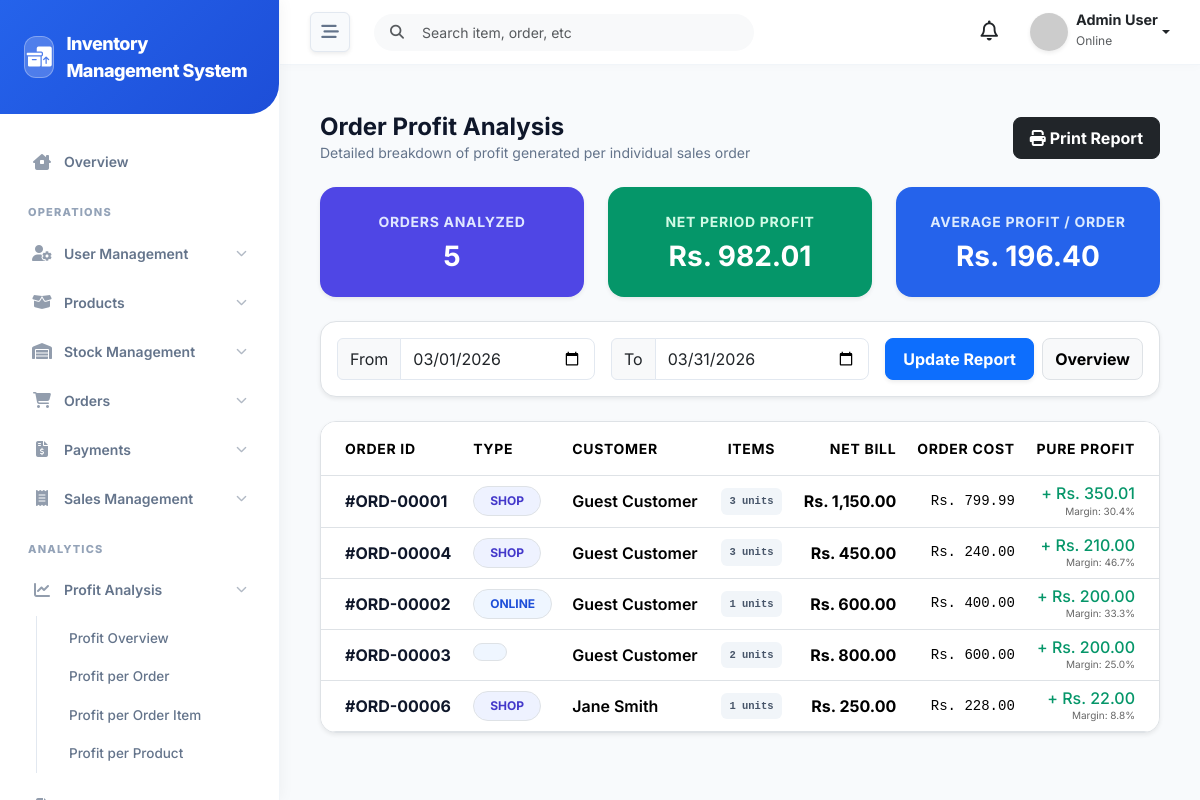
Page /admin/profit/order_profit.php (signed in) on the committed database.
### tables this page shows
CREATE TABLE `profits` (
  `id` int(11) NOT NULL,
  `reference_type` enum('order','product') NOT NULL,
  `reference_id` int(11) NOT NULL,
  `cost_price` decimal(10,2) NOT NULL,
  `selling_price` decimal(10,2) NOT NULL,
  `discount` decimal(10,2) DEFAULT 0.00,
  `profit_amount` decimal(10,2) NOT NULL,
  `created_at` timestamp NOT NULL DEFAULT current_timestamp(),
  `updated_at` timestamp NOT NULL DEFAULT current_timestamp() ON UPDATE current_timestamp()
);

CREATE TABLE `orders` (
  `id` int(11) NOT NULL,
  `customer_id` int(11) DEFAULT NULL,
  `created_by` int(11) DEFAULT NULL,
  `order_type` enum('shop','online') DEFAULT 'shop',
  `total_amount` decimal(10,2) DEFAULT NULL,
  `discount` decimal(10,2) DEFAULT 0.00,
  `delivery_charges` decimal(10,2) DEFAULT 0.00,
  `final_amount` decimal(10,2) DEFAULT NULL,
  `status` enum('pending','completed','cancelled') DEFAULT 'pending',
  `created_at` timestamp NOT NULL DEFAULT current_timestamp(),
  `updated_at` timestamp NOT NULL DEFAULT current_timestamp() ON UPDATE current_timestamp()
);

CREATE TABLE `customers` (
  `id` int(11) NOT NULL,
  `name` varchar(255) NOT NULL,
  `email` varchar(255) DEFAULT NULL,
  `phone` varchar(20) DEFAULT NULL,
  `address` text DEFAULT NULL,
  `created_at` timestamp NOT NULL DEFAULT current_timestamp()
);

### core/functions.php (called while the page is built, shortened)
<?php
function format_price($amount) {
    return "Rs. " . number_format($amount, 2);
}

### admin/profit/order_profit.php (the view, shortened to what this page needs)
<?php
require_once __DIR__ . '/../../config/db.php';
require_once __DIR__ . '/../../core/functions.php';
$page_title = "Order Profit Analysis";
$page_description = "Detailed breakdown of profit generated per individual sales order";
$from = isset($_GET['from']) ? sanitize($_GET['from']) : date('Y-m-01');
$to   = isset($_GET['to'])   ? sanitize($_GET['to'])   : date('Y-m-t');
$query = "
    SELECT pr.*,
           o.order_type,
           c.name as customer_name,
           (SELECT COUNT(*) FROM order_items WHERE order_id = o.id) as item_count
    FROM profits pr
    JOIN orders o ON pr.reference_id = o.id
    LEFT JOIN customers c ON o.customer_id = c.id
    WHERE pr.reference_type = 'order'";
$params = [];
if ($from) { $query .= " AND DATE(pr.created_at) >= ?"; $params[] = $from; }
if ($to)   { $query .= " AND DATE(pr.created_at) <= ?"; $params[] = $to; }
$query .= " ORDER BY pr.profit_amount DESC";
try {
    $stmt = $pdo->prepare($query);
    $stmt->execute($params);
    $orders = $stmt->fetchAll();
    $agg = $pdo->prepare("
        SELECT
           COUNT(*) as total_orders,
           AVG(profit_amount) as avg_profit,
           SUM(profit_amount) as net_profit
        FROM profits
        WHERE reference_type = 'order'
        AND DATE(created_at) >= ? AND DATE(created_at) <= ?
    ");
    $agg->execute([$from, $to]);
    $summary = $agg->fetch();
} catch (PDOException $e) { $orders = []; }
include '../../includes/header.php';
include '../../includes/sidebar.php';
include '../../includes/navbar.php';
?>
<div class="px-3 py-4">
    <div class="d-flex align-items-center justify-content-between mb-4">
        <div>
            <h1 class="h4 fw-bold text-slate-900 mb-0"><?= $page_title ?></h1>
            <p class="text-slate-500 small mb-0"><?= $page_description ?></p>
        </div>
        <div class="d-flex gap-2">
            <button class="btn btn-dark rounded-3 px-3 py-2 fw-bold" onclick="window.print()">
                <i class="fa-solid fa-print"></i> Print Report
            </button>
        </div>
    </div>
    <div class="row g-4 mb-4">
        <div class="col-md-4">
            <div class="bg-indigo-600 p-4 rounded-4 shadow-sm text-white text-center border-0">
                <div class="small fw-bold text-indigo-100 uppercase tracking-wider mb-2">Orders Analyzed</div>
                <div class="h3 fw-bold mb-0"><?= $summary['total_orders'] ?? 0 ?></div>
            </div>
        </div>
        <div class="col-md-4">
            <div class="bg-emerald-600 p-4 rounded-4 shadow-sm text-white text-center border-0">
                <div class="small fw-bold text-emerald-100 uppercase tracking-wider mb-2">Net Period Profit</div>
                <div class="h3 fw-bold mb-0"><?= format_price($summary['net_profit'] ?? 0) ?></div>
            </div>
        </div>
        <div class="col-md-4">
            <div class="bg-blue-600 p-4 rounded-4 shadow-sm text-white text-center border-0">
                <div class="small fw-bold text-blue-100 uppercase tracking-wider mb-2">Average Profit / Order</div>
                <div class="h3 fw-bold mb-0"><?= format_price($summary['avg_profit'] ?? 0) ?></div>
            </div>
        </div>
    </div>
    <div class="bg-white p-3 rounded-4 border border-slate-100 shadow-sm mb-4">
        <form method="GET" class="row g-3 align-items-center">
            <div class="col-lg-4">
                <div class="input-group">
                    <span class="input-group-text bg-light border-slate-200">From</span>
                    <input type="date" name="from" class="form-control rounded-end-3 py-2 border-slate-200" value="<?= htmlspecialchars($from) ?>">
                </div>
            </div>
            <div class="col-lg-4">
                <div class="input-group">
                    <span class="input-group-text bg-light border-slate-200">To</span>
                    <input type="date" name="to" class="form-control rounded-end-3 py-2 border-slate-200" value="<?= htmlspecialchars($to) ?>">
                </div>
            </div>
            <div class="col-lg-4 d-flex gap-2">
                <button type="submit" class="btn btn-primary w-100 py-2 rounded-3 fw-bold shadow-sm">Update Report</button>
                <a href="index.php" class="btn btn-light w-50 py-2 rounded-3 fw-bold border border-slate-200">Overview</a>
            </div>
        </form>
    </div>
    <div class="bg-white rounded-4 border border-slate-100 shadow-sm overflow-hidden">
        <div class="table-responsive">
            <table class="table align-middle mb-0">
                <thead>
                    <tr class="bg-slate-50 text-slate-500 small uppercase fw-bold tracking-wider">
                        <th class="ps-4 py-3">Order ID</th>
                        <th class="py-3">Type</th>
                        <th class="py-3">Customer</th>
                        <th class="py-3 text-center">Items</th>
                        <th class="py-3 text-end">Net Bill</th>
                        <th class="py-3 text-end">Order Cost</th>
                        <th class="py-3 text-end pe-4 text-emerald-600">Pure Profit</th>
                    </tr>
                </thead>
                <tbody>
                    <?php if (!empty($orders)): ?>
                        <?php foreach ($orders as $o): ?>
                            <tr>
                                <td class="ps-4">
                                    <span class="fw-bold text-slate-900">#ORD-<?= str_pad($o['reference_id'], 5, '0', STR_PAD_LEFT) ?></span>
                                </td>
                                <td>
                                    <span class="badge rounded-pill <?= $o['order_type'] == 'shop' ? 'bg-indigo-50 text-indigo-700' : 'bg-blue-50 text-blue-700' ?> px-3 py-2 border small uppercase">
                                        <?= $o['order_type'] ?>
                                    </span>
                                </td>
                                <td class="fw-semibold text-slate-700"><?= htmlspecialchars($o['customer_name'] ?? 'Guest Customer') ?></td>
                                <td class="text-center font-monospace small"><span class="badge bg-slate-100 text-slate-600 p-2"><?= $o['item_count'] ?> units</span></td>
                                <td class="text-end fw-bold text-slate-900"><?= format_price($o['selling_price']) ?></td>
                                <td class="text-end text-slate-500 font-monospace small"><?= format_price($o['cost_price']) ?></td>
                                <td class="text-end pe-4">
                                    <div class="fw-black h6 mb-0 text-emerald-600">
                                        + <?= format_price($o['profit_amount']) ?>
                                    </div>
                                    <div class="small" style="font-size: 10px; opacity: 0.6;">
                                        Margin: <?= number_format(($o['profit_amount'] / $o['selling_price']) * 100, 1) ?>%
                                    </div>
                                </td>
                            </tr>
                        <?php endforeach; ?>
                    <?php else: ?>
                        <tr><td colspan="7" class="text-center py-5">No order-profit data for this period.</td></tr>
                    <?php endif; ?>
                </tbody>
            </table>
        </div>
    </div>
</div>
<?php include '../../includes/footer.php'; ?>

### includes/header.php (style rules this page uses)
:root { --primary-bg: #f8fafc; --sidebar-bg: #ffffff; --sidebar-color: #64748b; --sidebar-active-bg: #eff6ff; --sidebar-active-color: #2563eb; --primary-brand: #2563eb; --header-bg: #ffffff; --text-dark: #1e293b; --transition-speed: 0.3s; }
body { font-family: 'Inter', sans-serif; background-color: var(--primary-bg); color: var(--text-dark); overflow-x: hidden; }

### includes/sidebar.php (style rules this page uses)
:root { --primary-blue: #2563eb; --primary-green: #10b981; --sidebar-bg: #ffffff; --nav-text: #64748b; --nav-active-bg: #eff6ff; --nav-active-text: #2563eb; }

### rows in the picture
profits: reference "00001", orders.order_type "SHOP", customer_name "Guest Customer", item_count "3", selling_price "Rs. 1,150.00", cost_price "Rs. 799.99", profit_amount "Rs. 350.01", ($o['profit_amount'] / $o['selling_price']) * 100 "30.4"
profits: reference "00004", orders.order_type "SHOP", customer_name "Guest Customer", item_count "3", selling_price "Rs. 450.00", cost_price "Rs. 240.00", profit_amount "Rs. 210.00", ($o['profit_amount'] / $o['selling_price']) * 100 "46.7"
profits: reference "00002", orders.order_type "ONLINE", customer_name "Guest Customer", item_count "1", selling_price "Rs. 600.00", cost_price "Rs. 400.00", profit_amount "Rs. 200.00", ($o['profit_amount'] / $o['selling_price']) * 100 "33.3"
profits: reference "00003", customer_name "Guest Customer", item_count "2", selling_price "Rs. 800.00", cost_price "Rs. 600.00", profit_amount "Rs. 200.00", ($o['profit_amount'] / $o['selling_price']) * 100 "25.0"
profits: reference "00006", orders.order_type "SHOP", customers.name "Jane Smith", item_count "1", selling_price "Rs. 250.00", cost_price "Rs. 228.00", profit_amount "Rs. 22.00", ($o['profit_amount'] / $o['selling_price']) * 100 "8.8"

### other values in the picture
APP_NAME "Inventory Management System"
$user_name "Admin User"
$page_title "Order Profit Analysis"
$page_description "Detailed breakdown of profit generated per individual sales order"
$summary['total_orders'] "5"
format_price($summary['net_profit'] ?? 0) "Rs. 982.01"
format_price($summary['avg_profit'] ?? 0) "Rs. 196.40"
